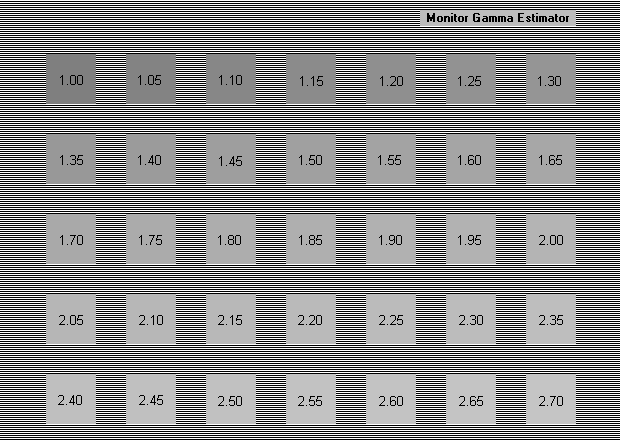
%> input picture uebung02/Monitor_Gamma.gif, 620 x 440 px
$ octave Gamma1.m   (GNU Octave 9; MATLAB toolbox functions it lacks are replaced by stand-ins)
%> lines starting %> are read from the running program, lines starting %| are printed output that depends on the picture
clear 'all';
close 'all';

%read image
Image = imread('Monitor_Gamma.gif');
%> Image is the input picture: size 440x620 uint8; min 0, max 255, mean 140.2
%plot it
figure(1);
imshow(Image);
title('Gamma correction image');

%read histgram
[Hist, Val] = imhist(Image);
%> Hist = 256 values, max 94029 at index 1, min 0 at index 2, mean 1065.6; Val = 256 values from 0 to 255
%find non-zero values
Ind = find(Hist);
%> Ind = 37 values from 1 to 256
%skip black and white values
Ind = Ind(2:end-1);
%> Ind = 35 values from 128 to 198

%plot it
figure(2);hold on;
plot(Ind, 'bo');
title('histogram (excluding b&w');

%reproduce values using given power 1.00, 1.05, ...
Pow = [1:0.05:2.7];
%compare length
if length(Ind) == length(Pow)%otherwise sth. is wrong
    Val = 0.5*ones(1,length(Ind));
    Val = 255*(Val.^(1./Pow));
%> Val = 35 values from 127.5 to 197.3
    plot(Val, 'r-')
end
xlabel('square index (1.00, 1.05, ..., 2.70)');
legend('values from image', '255 \cdot 0.5^{1/\gamma}, \gamma = 1.00, 1.05, ...');
ylabel('grey value');
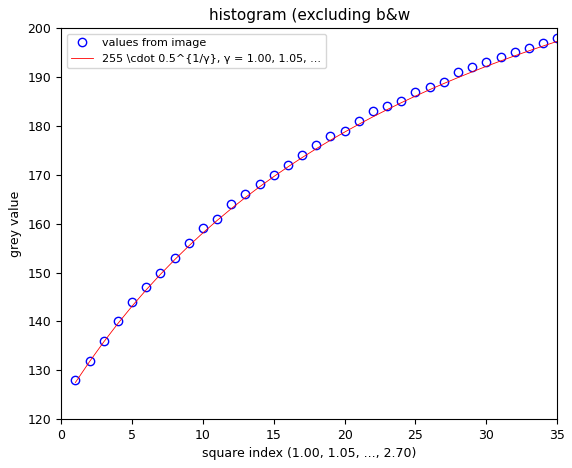
%> figure redrawn from the program's plot data; highest point at x = 35, y = 198; curve peaks at x = 35, y = 197.3


%%%my gamma
MySx = 1000;
MySy = 599;
MyImage = uint8(zeros(MySy, MySx));
MyImage(1:2:end) = 255;

Dx = floor(MySx/15);
Dy = floor(MySy/11);

Cou = 0;
for iy = 1:5
    for ix = 1:7
        Pow = 1+Cou*0.05;
        Color = round(255*0.5^(1/Pow));
        MyImage(Dy*(2*iy-1):Dy*2*iy, Dx*(2*ix-1):Dx*2*ix) = Color;
        Cou = Cou+1;
    end
end

figure(3);
imshow(MyImage);
